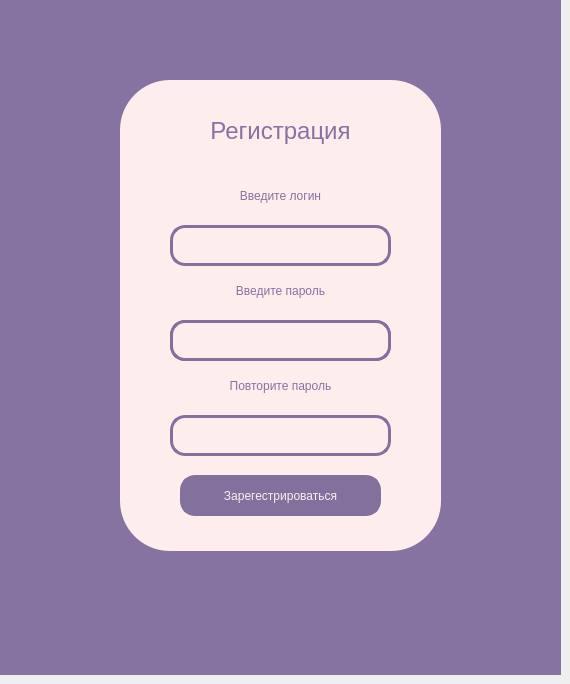
    <widget class="QWidget" name="page_2">
     <widget class="QPushButton" name="pushButton_40">
      <property name="geometry">
       <rect>
        <x>170</x>
        <y>320</y>
        <width>221</width>
        <height>41</height>
       </rect>
      </property>
      <property name="styleSheet">
       <string notr="true">border-radius: 15px;
background-color: rgb(253,237,237);
border: 3px solid red; padding: 5px; border-color: rgb(131,112,157);</string>
      </property>
      <property name="text">
       <string/>
      </property>
     </widget>
     <widget class="QLabel" name="label_4">
      <property name="geometry">
       <rect>
        <x>200</x>
        <y>185</y>
        <width>161</width>
        <height>21</height>
       </rect>
      </property>
      <property name="styleSheet">
       <string notr="true">color: rgb(134,115,161);
background-color: rgb(253,237,237);
font: 12pt &quot;MS Shell Dlg 2&quot;;</string>
      </property>
      <property name="text">
       <string>Введите логин</string>
      </property>
      <property name="alignment">
       <set>Qt::AlignCenter</set>
      </property>
     </widget>
     <widget class="QLabel" name="label_5">
      <property name="geometry">
       <rect>
        <x>180</x>
        <y>375</y>
        <width>201</width>
        <height>21</height>
       </rect>
      </property>
      <property name="styleSheet">
       <string notr="true">color: rgb(134,115,161);
background-color: rgb(253,237,237);
font: 12pt &quot;MS Shell Dlg 2&quot;;</string>
      </property>
      <property name="text">
       <string>Повторите пароль</string>
      </property>
      <property name="alignment">
       <set>Qt::AlignCenter</set>
      </property>
     </widget>
     <widget class="QLabel" name="label_6">
      <property name="geometry">
       <rect>
        <x>180</x>
        <y>110</y>
        <width>201</width>
        <height>41</height>
       </rect>
      </property>
      <property name="font">
       <font>
        <family>MS Shell Dlg 2</family>
        <pointsize>18</pointsize>
        <weight>50</weight>
        <italic>false</italic>
        <bold>false</bold>
       </font>
      </property>
      <property name="styleSheet">
       <string notr="true">font: 18pt &quot;MS Shell Dlg 2&quot;;
color: rgb(134,115,161);
background-color: rgb(253,237,237);</string>
      </property>
      <property name="text">
       <string>Регистрация</string>
      </property>
      <property name="alignment">
       <set>Qt::AlignCenter</set>
      </property>
     </widget>
     <widget class="QLabel" name="label_7">
      <property name="geometry">
       <rect>
        <x>200</x>
        <y>280</y>
        <width>161</width>
        <height>21</height>
       </rect>
      </property>
      <property name="styleSheet">
       <string notr="true">color: rgb(134,115,161);
background-color: rgb(253,237,237);
font: 12pt &quot;MS Shell Dlg 2&quot;;</string>
      </property>
      <property name="text">
       <string>Введите пароль</string>
      </property>
      <property name="alignment">
       <set>Qt::AlignCenter</set>
      </property>
     </widget>
     <widget class="QLabel" name="label_73">
      <property name="geometry">
       <rect>
        <x>0</x>
        <y>0</y>
        <width>561</width>
        <height>675</height>
       </rect>
      </property>
      <property name="styleSheet">
       <string notr="true">background-color: rgb(134, 115, 161);</string>
      </property>
      <property name="text">
       <string/>
      </property>
     </widget>
     <widget class="QPushButton" name="pushButton_3">
      <property name="geometry">
       <rect>
        <x>180</x>
        <y>475</y>
        <width>201</width>
        <height>41</height>
       </rect>
      </property>
      <property name="styleSheet">
       <string notr="true">font: 12pt &quot;MS Shell Dlg 2&quot;;
color: rgb(253,237,237);
border-radius: 15px;
background-color: rgb(131,112,157);
border: 3px solid red; padding: 5px; 
border-color:  rgb(131,112,157);
</string>
      </property>
      <property name="text">
       <string>Зарегестрироваться</string>
      </property>
     </widget>
     <widget class="QLineEdit" name="lineEdit_3">
      <property name="geometry">
       <rect>
        <x>170</x>
        <y>225</y>
        <width>221</width>
        <height>41</height>
       </rect>
      </property>
      <property name="styleSheet">
       <string notr="true">border-radius: 15px;
font: 12pt &quot;MS Shell Dlg 2&quot;;
background-color: rgb(253,237,237);
border: 3px solid red; padding: 5px;
border-color: rgb(131,112,157);
color: rgb(131, 112, 157);

</string>
      </property>
     </widget>
     <widget class="QLineEdit" name="lineEdit_4">
      <property name="geometry">
       <rect>
        <x>170</x>
        <y>320</y>
        <width>221</width>
        <height>41</height>
       </rect>
      </property>
      <property name="styleSheet">
       <string notr="true">border-radius: 15px;
font: 12pt &quot;MS Shell Dlg 2&quot;;
background-color: rgb(253,237,237);
border: 3px solid red; padding: 5px;
border-color: rgb(131,112,157);
color: rgb(131, 112, 157);
</string>
      </property>
      <property name="echoMode">
       <enum>QLineEdit::Password</enum>
      </property>
     </widget>
     <widget class="QLineEdit" name="lineEdit_5">
      <property name="geometry">
       <rect>
        <x>170</x>
        <y>415</y>
        <width>221</width>
        <height>41</height>
       </rect>
      </property>
      <property name="styleSheet">
       <string notr="true">border-radius: 15px;
font: 12pt &quot;MS Shell Dlg 2&quot;;
background-color: rgb(253,237,237);
border: 3px solid red; padding: 5px;
border-color: rgb(131,112,157);
color: rgb(131, 112, 157);
</string>
      </property>
      <property name="echoMode">
       <enum>QLineEdit::Password</enum>
      </property>
     </widget>
     <widget class="QLabel" name="label_13">
      <property name="geometry">
       <rect>
        <x>120</x>
        <y>80</y>
        <width>321</width>
        <height>471</height>
       </rect>
      </property>
      <property name="styleSheet">
       <string notr="true">border-radius: 50px;
color: rgb(134,115,161);
background-color: rgb(253,237,237);
border: 2px sold #094065</string>
      </property>
      <property name="text">
       <string/>
      </property>
     </widget>
     <zorder>label_73</zorder>
     <zorder>label_13</zorder>
     <zorder>pushButton_40</zorder>
     <zorder>label_4</zorder>
     <zorder>label_5</zorder>
     <zorder>label_6</zorder>
     <zorder>label_7</zorder>
     <zorder>pushButton_3</zorder>
     <zorder>lineEdit_3</zorder>
     <zorder>lineEdit_4</zorder>
     <zorder>lineEdit_5</zorder>
    </widget>
